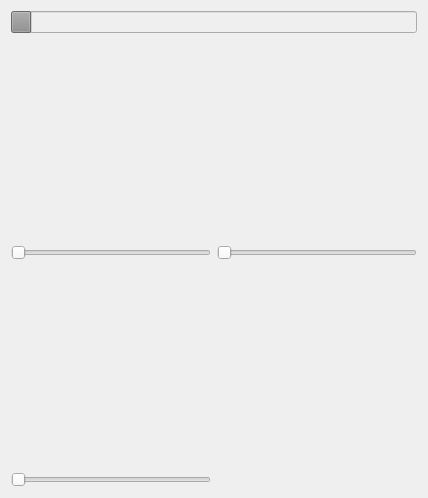
     <widget class="QWidget" name="widgetView" native="true">
      <property name="sizePolicy">
       <sizepolicy hsizetype="Expanding" vsizetype="Expanding">
        <horstretch>0</horstretch>
        <verstretch>0</verstretch>
       </sizepolicy>
      </property>
      <layout class="QHBoxLayout" name="horizontalLayout_13">
       <item>
        <layout class="QVBoxLayout" name="verticalLayout_6">
         <item>
          <widget class="QProgressBar" name="progressBar">
           <property name="enabled">
            <bool>false</bool>
           </property>
           <property name="value">
            <number>5</number>
           </property>
           <property name="textVisible">
            <bool>false</bool>
           </property>
           <property name="invertedAppearance">
            <bool>false</bool>
           </property>
          </widget>
         </item>
         <item>
          <layout class="QVBoxLayout" name="verticalLayout_5">
           <item>
            <layout class="QHBoxLayout" name="horizontalLayout_3">
             <item>
              <layout class="QVBoxLayout" name="verticalLayout_2">
               <item>
                <widget class="igstk::QTWidget" name="DisplayAxial" native="true">
                 <property name="sizePolicy">
                  <sizepolicy hsizetype="Expanding" vsizetype="Expanding">
                   <horstretch>0</horstretch>
                   <verstretch>0</verstretch>
                  </sizepolicy>
                 </property>
                 <property name="minimumSize">
                  <size>
                   <width>200</width>
                   <height>200</height>
                  </size>
                 </property>
                </widget>
               </item>
               <item>
                <widget class="QSlider" name="AxialSlider">
                 <property name="sizePolicy">
                  <sizepolicy hsizetype="Expanding" vsizetype="Fixed">
                   <horstretch>0</horstretch>
                   <verstretch>0</verstretch>
                  </sizepolicy>
                 </property>
                 <property name="maximum">
                  <number>99</number>
                 </property>
                 <property name="value">
                  <number>0</number>
                 </property>
                 <property name="tracking">
                  <bool>true</bool>
                 </property>
                 <property name="orientation">
                  <enum>Qt::Horizontal</enum>
                 </property>
                 <property name="invertedAppearance">
                  <bool>false</bool>
                 </property>
                 <property name="invertedControls">
                  <bool>false</bool>
                 </property>
                 <property name="tickPosition">
                  <enum>QSlider::NoTicks</enum>
                 </property>
                </widget>
               </item>
              </layout>
             </item>
             <item>
              <layout class="QVBoxLayout" name="verticalLayout_3">
               <item>
                <widget class="igstk::QTWidget" name="DisplaySagittal" native="true">
                 <property name="sizePolicy">
                  <sizepolicy hsizetype="Expanding" vsizetype="Expanding">
                   <horstretch>0</horstretch>
                   <verstretch>0</verstretch>
                  </sizepolicy>
                 </property>
                 <property name="minimumSize">
                  <size>
                   <width>200</width>
                   <height>200</height>
                  </size>
                 </property>
                </widget>
               </item>
               <item>
                <widget class="QSlider" name="SagittalSlider">
                 <property name="orientation">
                  <enum>Qt::Horizontal</enum>
                 </property>
                </widget>
               </item>
              </layout>
             </item>
            </layout>
           </item>
           <item>
            <layout class="QHBoxLayout" name="horizontalLayout_4">
             <item>
              <layout class="QVBoxLayout" name="verticalLayout_4">
               <item>
                <widget class="igstk::QTWidget" name="DisplayCoronal" native="true">
                 <property name="sizePolicy">
                  <sizepolicy hsizetype="Expanding" vsizetype="Expanding">
                   <horstretch>0</horstretch>
                   <verstretch>0</verstretch>
                  </sizepolicy>
                 </property>
                 <property name="minimumSize">
                  <size>
                   <width>200</width>
                   <height>200</height>
                  </size>
                 </property>
                </widget>
               </item>
               <item>
                <widget class="QSlider" name="CoronalSlider">
                 <property name="orientation">
                  <enum>Qt::Horizontal</enum>
                 </property>
                </widget>
               </item>
              </layout>
             </item>
             <item>
              <widget class="igstk::QTWidget" name="Display3D" native="true">
               <property name="sizePolicy">
                <sizepolicy hsizetype="Expanding" vsizetype="Expanding">
                 <horstretch>0</horstretch>
                 <verstretch>0</verstretch>
                </sizepolicy>
               </property>
               <property name="minimumSize">
                <size>
                 <width>200</width>
                 <height>200</height>
                </size>
               </property>
               <property name="styleSheet">
                <string notr="true">background-image: url(:/Images/Images/splash.bmp);</string>
               </property>
              </widget>
             </item>
            </layout>
           </item>
          </layout>
         </item>
        </layout>
       </item>
      </layout>
     </widget>
